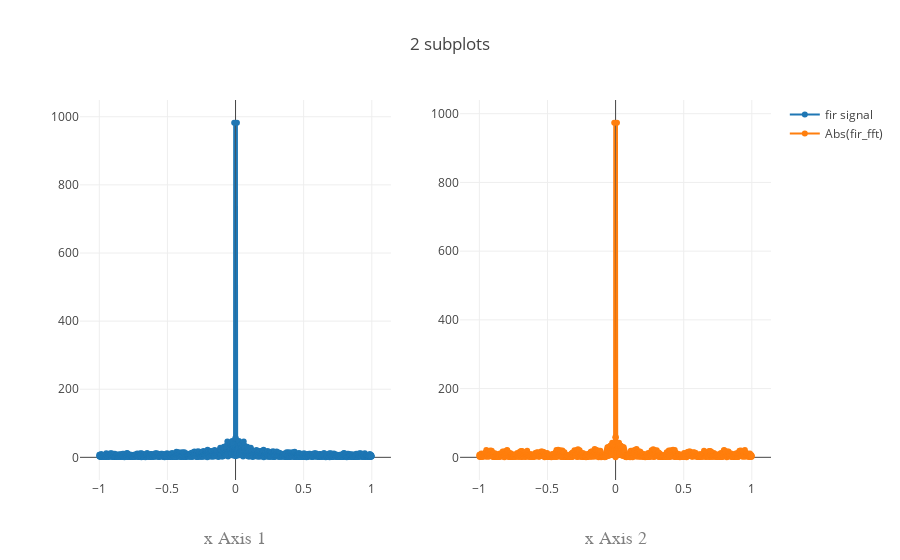

Notebook code cell kept with this figure:
### Code cell
g=[]
for nf, f in enumerate(freqshift):
    a = filter(f) #/fir.NbSamples
    g.append(raw_fftshift[nf]*a)

    # Make plotly work with Jupyter notebook using the plotly.js CDN
py.init_notebook_mode(connected=True)

trace1 = go.Scatter(
    x=freqshift,
    y=npy.abs(g),
    mode = 'lines+markers',
    name='fir signal'
)

layout = go.Layout(
    title='FIR'
)

trace2 = go.Scatter(
    x=freqshift,
    y=abs(fir_fftshift),
    mode = 'lines+markers',
    name='Abs(fir_fft)'
)

fig = tools.make_subplots(rows=1, cols=2)
fig.append_trace(trace1, 1, 1)
fig.append_trace(trace2, 1, 2)

fig['layout'].update(title='2 subplots')

fig['layout'].update(    
    xaxis1=dict(   
        title='x Axis 1',
        titlefont=dict(
            family='Courier New, monospace',   #police
            size=18,
            color='#7f7f7f'                    #couleur du texte
        )),
    xaxis2=dict(
        title='x Axis 2',
        titlefont=dict(
            family='Courier New, monospace',
            size=18,
            color='#7f7f7f'
        ))
            )

py.iplot(fig)

### Figure 1 — Plotly figure (JSON) as saved in the notebook; plotly's stock layout.template omitted (floating-point values rounded to 4 significant figures; data arrays with more than 128 entries replaced by an {"elided": "..."} marker saying what was removed)
{"data": [{"mode": "lines+markers", "name": "fir signal", "type": "scatter", "uid": "78cf4779-1a0f-4638-8544-f3fc368c06f2", "x": {"elided": "2000 float values"}, "xaxis": "x", "y": {"elided": "2000 float values"}, "yaxis": "y"}, {"mode": "lines+markers", "name": "Abs(fir_fft)", "type": "scatter", "uid": "c604fb68-6f3e-4e1c-b264-504e3ac25bdf", "x": {"elided": "2000 float values"}, "xaxis": "x2", "y": {"elided": "2000 float values"}, "yaxis": "y2"}], "layout": {"title": {"text": "2 subplots"}, "xaxis": {"anchor": "y", "domain": [0, 0.45], "title": {"font": {"color": "#7f7f7f", "family": "Courier New, monospace", "size": 18}, "text": "x Axis 1"}}, "xaxis2": {"anchor": "y2", "domain": [0.55, 1], "title": {"font": {"color": "#7f7f7f", "family": "Courier New, monospace", "size": 18}, "text": "x Axis 2"}}, "yaxis": {"anchor": "x", "domain": [0, 1]}, "yaxis2": {"anchor": "x2", "domain": [0, 1]}}}
